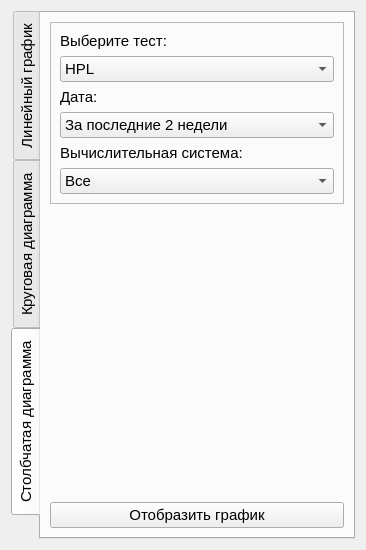
<?xml version="1.0" encoding="UTF-8"?>
<ui version="4.0">
 <class>Dialog</class>
 <widget class="QDialog" name="Dialog">
  <property name="geometry">
   <rect>
    <x>0</x>
    <y>0</y>
    <width>366</width>
    <height>550</height>
   </rect>
  </property>
  <property name="windowTitle">
   <string>Dialog</string>
  </property>
  <layout class="QVBoxLayout" name="verticalLayout">
   <item>
    <widget class="QTabWidget" name="tabWidget">
     <property name="sizePolicy">
      <sizepolicy hsizetype="Expanding" vsizetype="Minimum">
       <horstretch>0</horstretch>
       <verstretch>0</verstretch>
      </sizepolicy>
     </property>
     <property name="font">
      <font>
       <pointsize>11</pointsize>
      </font>
     </property>
     <property name="tabPosition">
      <enum>QTabWidget::TabPosition::West</enum>
     </property>
     <property name="currentIndex">
      <number>2</number>
     </property>
     <widget class="QWidget" name="tab_3">
      <attribute name="title">
       <string>Линейный график</string>
      </attribute>
      <layout class="QVBoxLayout" name="verticalLayout_2">
       <item>
        <widget class="QFrame" name="frame">
         <property name="sizePolicy">
          <sizepolicy hsizetype="Preferred" vsizetype="Fixed">
           <horstretch>0</horstretch>
           <verstretch>0</verstretch>
          </sizepolicy>
         </property>
         <property name="frameShape">
          <enum>QFrame::Shape::StyledPanel</enum>
         </property>
         <property name="frameShadow">
          <enum>QFrame::Shadow::Raised</enum>
         </property>
         <layout class="QVBoxLayout" name="verticalLayout_4">
          <item>
           <widget class="QLabel" name="label">
            <property name="sizePolicy">
             <sizepolicy hsizetype="Preferred" vsizetype="Fixed">
              <horstretch>0</horstretch>
              <verstretch>0</verstretch>
             </sizepolicy>
            </property>
            <property name="text">
             <string>Выберите тест:</string>
            </property>
           </widget>
          </item>
          <item>
           <widget class="QComboBox" name="comboBox_3">
            <item>
             <property name="text">
              <string>HPL</string>
             </property>
            </item>
            <item>
             <property name="text">
              <string>HPCG</string>
             </property>
            </item>
           </widget>
          </item>
          <item>
           <widget class="QLabel" name="label_2">
            <property name="sizePolicy">
             <sizepolicy hsizetype="Preferred" vsizetype="Fixed">
              <horstretch>0</horstretch>
              <verstretch>0</verstretch>
             </sizepolicy>
            </property>
            <property name="text">
             <string>Дата:</string>
            </property>
           </widget>
          </item>
          <item>
           <widget class="QComboBox" name="comboBox_4">
            <item>
             <property name="text">
              <string>За последние 2 недели</string>
             </property>
            </item>
            <item>
             <property name="text">
              <string>За последний месяц</string>
             </property>
            </item>
            <item>
             <property name="text">
              <string>За квартал</string>
             </property>
            </item>
            <item>
             <property name="text">
              <string>За полугодие</string>
             </property>
            </item>
            <item>
             <property name="text">
              <string>За год</string>
             </property>
            </item>
           </widget>
          </item>
          <item>
           <widget class="QLabel" name="label_3">
            <property name="text">
             <string>Вычислительная система:</string>
            </property>
           </widget>
          </item>
          <item>
           <widget class="QComboBox" name="comboBox_5">
            <item>
             <property name="text">
              <string>Все</string>
             </property>
            </item>
           </widget>
          </item>
         </layout>
        </widget>
       </item>
       <item>
        <spacer name="verticalSpacer">
         <property name="orientation">
          <enum>Qt::Orientation::Vertical</enum>
         </property>
         <property name="sizeHint" stdset="0">
          <size>
           <width>20</width>
           <height>40</height>
          </size>
         </property>
        </spacer>
       </item>
       <item>
        <widget class="QPushButton" name="pushButton">
         <property name="text">
          <string>Отобразить график</string>
         </property>
        </widget>
       </item>
       <item>
        <widget class="QPushButton" name="pushButton_2">
         <property name="text">
          <string>Добавить в график</string>
         </property>
        </widget>
       </item>
      </layout>
     </widget>
     <widget class="QWidget" name="tab">
      <attribute name="title">
       <string>Круговая диаграмма</string>
      </attribute>
      <layout class="QVBoxLayout" name="verticalLayout_3">
       <item>
        <widget class="QFrame" name="frame_2">
         <property name="sizePolicy">
          <sizepolicy hsizetype="Preferred" vsizetype="Fixed">
           <horstretch>0</horstretch>
           <verstretch>0</verstretch>
          </sizepolicy>
         </property>
         <property name="frameShape">
          <enum>QFrame::Shape::StyledPanel</enum>
         </property>
         <property name="frameShadow">
          <enum>QFrame::Shadow::Raised</enum>
         </property>
         <layout class="QVBoxLayout" name="verticalLayout_5">
          <item>
           <widget class="QLabel" name="label_4">
            <property name="text">
             <string>Выберите тест:</string>
            </property>
           </widget>
          </item>
          <item>
           <widget class="QComboBox" name="comboBox">
            <item>
             <property name="text">
              <string>HPL</string>
             </property>
            </item>
            <item>
             <property name="text">
              <string>HPCG</string>
             </property>
            </item>
           </widget>
          </item>
          <item>
           <widget class="QLabel" name="label_5">
            <property name="text">
             <string>Дата:</string>
            </property>
           </widget>
          </item>
          <item>
           <widget class="QComboBox" name="comboBox_2">
            <item>
             <property name="text">
              <string>За последние 2 недели</string>
             </property>
            </item>
            <item>
             <property name="text">
              <string>За последний месяц</string>
             </property>
            </item>
            <item>
             <property name="text">
              <string>За квартал</string>
             </property>
            </item>
            <item>
             <property name="text">
              <string>За полугодие</string>
             </property>
            </item>
            <item>
             <property name="text">
              <string>За год</string>
             </property>
            </item>
           </widget>
          </item>
          <item>
           <widget class="QLabel" name="label_6">
            <property name="text">
             <string>Вычислительная система:</string>
            </property>
           </widget>
          </item>
          <item>
           <widget class="QComboBox" name="comboBox_6">
            <item>
             <property name="text">
              <string>Все</string>
             </property>
            </item>
           </widget>
          </item>
         </layout>
        </widget>
       </item>
       <item>
        <spacer name="verticalSpacer_2">
         <property name="orientation">
          <enum>Qt::Orientation::Vertical</enum>
         </property>
         <property name="sizeHint" stdset="0">
          <size>
           <width>20</width>
           <height>40</height>
          </size>
         </property>
        </spacer>
       </item>
       <item>
        <widget class="QPushButton" name="pushButton_3">
         <property name="text">
          <string>Отобразить график</string>
         </property>
        </widget>
       </item>
      </layout>
     </widget>
     <widget class="QWidget" name="tab_2">
      <attribute name="title">
       <string>Столбчатая диаграмма</string>
      </attribute>
      <layout class="QVBoxLayout" name="verticalLayout_7">
       <item>
        <widget class="QFrame" name="frame_3">
         <property name="frameShape">
          <enum>QFrame::Shape::StyledPanel</enum>
         </property>
         <property name="frameShadow">
          <enum>QFrame::Shadow::Raised</enum>
         </property>
         <layout class="QVBoxLayout" name="verticalLayout_6">
          <item>
           <widget class="QLabel" name="label_7">
            <property name="text">
             <string>Выберите тест:</string>
            </property>
           </widget>
          </item>
          <item>
           <widget class="QComboBox" name="comboBox_7">
            <item>
             <property name="text">
              <string>HPL</string>
             </property>
            </item>
            <item>
             <property name="text">
              <string>HPCG</string>
             </property>
            </item>
           </widget>
          </item>
          <item>
           <widget class="QLabel" name="label_8">
            <property name="text">
             <string>Дата:</string>
            </property>
           </widget>
          </item>
          <item>
           <widget class="QComboBox" name="comboBox_8">
            <item>
             <property name="text">
              <string>За последние 2 недели</string>
             </property>
            </item>
            <item>
             <property name="text">
              <string>За последний месяц</string>
             </property>
            </item>
            <item>
             <property name="text">
              <string>За квартал</string>
             </property>
            </item>
            <item>
             <property name="text">
              <string>За полугодие</string>
             </property>
            </item>
            <item>
             <property name="text">
              <string>За год</string>
             </property>
            </item>
           </widget>
          </item>
          <item>
           <widget class="QLabel" name="label_9">
            <property name="text">
             <string>Вычислительная система:</string>
            </property>
           </widget>
          </item>
          <item>
           <widget class="QComboBox" name="comboBox_9">
            <item>
             <property name="text">
              <string>Все</string>
             </property>
            </item>
           </widget>
          </item>
         </layout>
        </widget>
       </item>
       <item>
        <spacer name="verticalSpacer_3">
         <property name="orientation">
          <enum>Qt::Orientation::Vertical</enum>
         </property>
         <property name="sizeHint" stdset="0">
          <size>
           <width>20</width>
           <height>40</height>
          </size>
         </property>
        </spacer>
       </item>
       <item>
        <widget class="QPushButton" name="pushButton_4">
         <property name="text">
          <string>Отобразить график</string>
         </property>
        </widget>
       </item>
      </layout>
     </widget>
    </widget>
   </item>
  </layout>
 </widget>
 <resources/>
 <connections/>
</ui>
